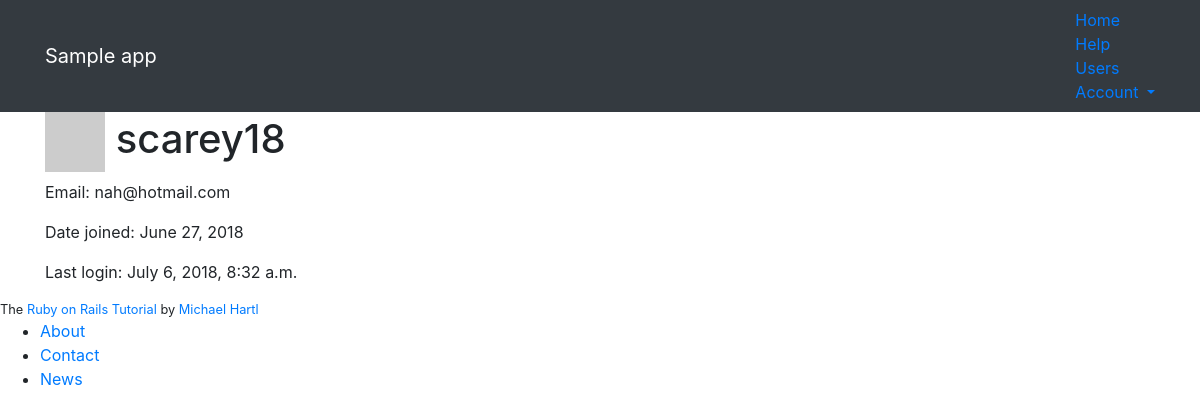
The app's page /users/1 (signed in), older data.
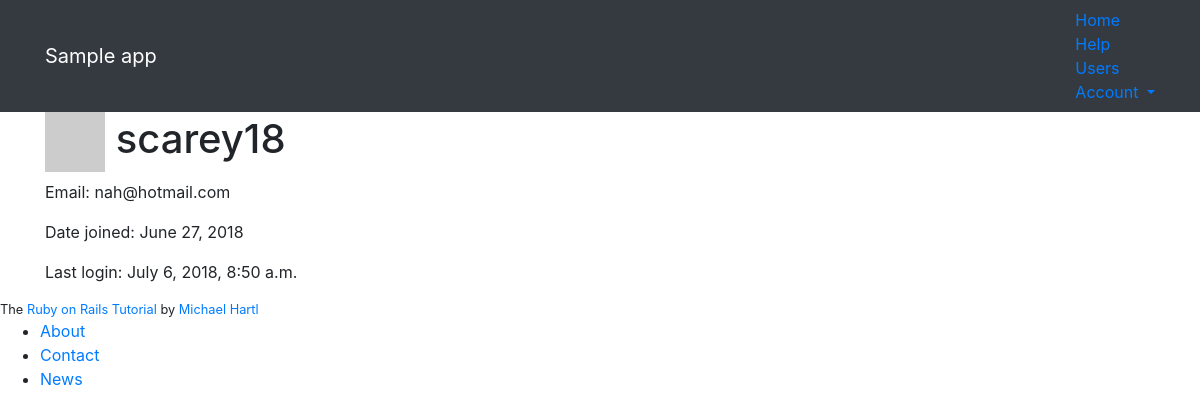
The same page, newer data.
### static_pages/models.py (models this page shows, shortened)
class User(AbstractUser):
    def gravatar(self, size=60):
        digest = hashlib.md5(self.email.encode()).hexdigest()
        url = f'http://www.gravatar.com/avatar/{digest}'
        return mark_safe(f'<img src="{url}" height="{size}" width="{size}" class="gravatar">')

### static_pages/views.py (the view)
# urls.py: path('users/<int:pk>', views.UserProfile.as_view(), name='profile'),
class UserProfile(LoginRequiredMixin, DetailView):
	model = User
	template_name = 'static_pages/profile.html'
	fields = ['username', 'email']

### static_pages/templates/static_pages/profile.html (shortened to what this page needs)
{% extends 'base.html' %}
{% block content %}
<div class="row">
	<aside class="col-md-4">
		<section class="user_info">
			<h1>
				{{ user.gravatar }}
				{{ user.username }}
			</h1>
			<p>Email: {{ user.email }}</p>
			<p>Date joined: {{ user.date_joined|date:"F d, Y" }}</p>
			<p>Last login: {{ user.last_login }}</p>
		</section>
	</aside>
</div>
{% endblock %}

Row changes from the older to the newer data that the page shows:
changed User "scarey18": last_login "July 6, 2018, 8:32 a.m." → "July 6, 2018, 8:50 a.m."
